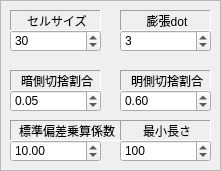
  <widget class="QFrame" name="frame" >
   <property name="geometry" >
    <rect>
     <x>550</x>
     <y>50</y>
     <width>221</width>
     <height>171</height>
    </rect>
   </property>
   <property name="frameShape" >
    <enum>QFrame::StyledPanel</enum>
   </property>
   <property name="frameShadow" >
    <enum>QFrame::Sunken</enum>
   </property>
   <widget class="QSpinBox" name="spinBoxBinarizedBlockSize" >
    <property name="geometry" >
     <rect>
      <x>10</x>
      <y>30</y>
      <width>91</width>
      <height>22</height>
     </rect>
    </property>
    <property name="maximum" >
     <number>99999</number>
    </property>
    <property name="value" >
     <number>30</number>
    </property>
   </widget>
   <widget class="QLabel" name="label_11" >
    <property name="geometry" >
     <rect>
      <x>10</x>
      <y>10</y>
      <width>91</width>
      <height>21</height>
     </rect>
    </property>
    <property name="frameShape" >
     <enum>QFrame::Panel</enum>
    </property>
    <property name="frameShadow" >
     <enum>QFrame::Sunken</enum>
    </property>
    <property name="text" >
     <string>セルサイズ</string>
    </property>
    <property name="alignment" >
     <set>Qt::AlignCenter|Qt::AlignHCenter|Qt::AlignLeading|Qt::AlignLeft|Qt::AlignVCenter</set>
    </property>
   </widget>
   <widget class="QLabel" name="label_12" >
    <property name="geometry" >
     <rect>
      <x>10</x>
      <y>70</y>
      <width>91</width>
      <height>21</height>
     </rect>
    </property>
    <property name="frameShape" >
     <enum>QFrame::Panel</enum>
    </property>
    <property name="frameShadow" >
     <enum>QFrame::Sunken</enum>
    </property>
    <property name="text" >
     <string>暗側切捨割合</string>
    </property>
    <property name="alignment" >
     <set>Qt::AlignCenter|Qt::AlignHCenter|Qt::AlignLeading|Qt::AlignLeft|Qt::AlignVCenter</set>
    </property>
   </widget>
   <widget class="QDoubleSpinBox" name="doubleSpinBoxBinarizedOutsideLRate" >
    <property name="geometry" >
     <rect>
      <x>10</x>
      <y>90</y>
      <width>91</width>
      <height>22</height>
     </rect>
    </property>
    <property name="maximum" >
     <double>1.000000000000000</double>
    </property>
    <property name="value" >
     <double>0.050000000000000</double>
    </property>
   </widget>
   <widget class="QLabel" name="label_13" >
    <property name="geometry" >
     <rect>
      <x>120</x>
      <y>70</y>
      <width>91</width>
      <height>21</height>
     </rect>
    </property>
    <property name="frameShape" >
     <enum>QFrame::Panel</enum>
    </property>
    <property name="frameShadow" >
     <enum>QFrame::Sunken</enum>
    </property>
    <property name="text" >
     <string>明側切捨割合</string>
    </property>
    <property name="alignment" >
     <set>Qt::AlignCenter|Qt::AlignHCenter|Qt::AlignLeading|Qt::AlignLeft|Qt::AlignVCenter</set>
    </property>
   </widget>
   <widget class="QDoubleSpinBox" name="doubleSpinBoxBinarizedOutsideHRate" >
    <property name="geometry" >
     <rect>
      <x>120</x>
      <y>90</y>
      <width>91</width>
      <height>22</height>
     </rect>
    </property>
    <property name="maximum" >
     <double>1.000000000000000</double>
    </property>
    <property name="value" >
     <double>0.600000000000000</double>
    </property>
   </widget>
   <widget class="QLabel" name="label_14" >
    <property name="geometry" >
     <rect>
      <x>10</x>
      <y>120</y>
      <width>111</width>
      <height>21</height>
     </rect>
    </property>
    <property name="frameShape" >
     <enum>QFrame::Panel</enum>
    </property>
    <property name="frameShadow" >
     <enum>QFrame::Sunken</enum>
    </property>
    <property name="text" >
     <string>標準偏差乗算係数</string>
    </property>
    <property name="alignment" >
     <set>Qt::AlignCenter|Qt::AlignHCenter|Qt::AlignLeading|Qt::AlignLeft|Qt::AlignVCenter</set>
    </property>
   </widget>
   <widget class="QDoubleSpinBox" name="doubleSpinBoxBinarizedAlpha" >
    <property name="geometry" >
     <rect>
      <x>10</x>
      <y>140</y>
      <width>91</width>
      <height>22</height>
     </rect>
    </property>
    <property name="maximum" >
     <double>1000.000000000000000</double>
    </property>
    <property name="value" >
     <double>10.000000000000000</double>
    </property>
   </widget>
   <widget class="QLabel" name="label_15" >
    <property name="geometry" >
     <rect>
      <x>120</x>
      <y>10</y>
      <width>91</width>
      <height>21</height>
     </rect>
    </property>
    <property name="frameShape" >
     <enum>QFrame::Panel</enum>
    </property>
    <property name="frameShadow" >
     <enum>QFrame::Sunken</enum>
    </property>
    <property name="text" >
     <string>膨張dot</string>
    </property>
    <property name="alignment" >
     <set>Qt::AlignCenter|Qt::AlignHCenter|Qt::AlignLeading|Qt::AlignLeft|Qt::AlignVCenter</set>
    </property>
   </widget>
   <widget class="QSpinBox" name="spinBoxBinarizedThickness" >
    <property name="geometry" >
     <rect>
      <x>120</x>
      <y>30</y>
      <width>91</width>
      <height>22</height>
     </rect>
    </property>
    <property name="maximum" >
     <number>99999</number>
    </property>
    <property name="value" >
     <number>3</number>
    </property>
   </widget>
   <widget class="QLabel" name="label_16" >
    <property name="geometry" >
     <rect>
      <x>120</x>
      <y>120</y>
      <width>91</width>
      <height>21</height>
     </rect>
    </property>
    <property name="frameShape" >
     <enum>QFrame::Panel</enum>
    </property>
    <property name="frameShadow" >
     <enum>QFrame::Sunken</enum>
    </property>
    <property name="text" >
     <string>最小長さ</string>
    </property>
    <property name="alignment" >
     <set>Qt::AlignCenter|Qt::AlignHCenter|Qt::AlignLeading|Qt::AlignLeft|Qt::AlignVCenter</set>
    </property>
   </widget>
   <widget class="QSpinBox" name="spinBoxBinarizedMinDot" >
    <property name="geometry" >
     <rect>
      <x>120</x>
      <y>140</y>
      <width>91</width>
      <height>22</height>
     </rect>
    </property>
    <property name="maximum" >
     <number>99999</number>
    </property>
    <property name="value" >
     <number>100</number>
    </property>
   </widget>
  </widget>
